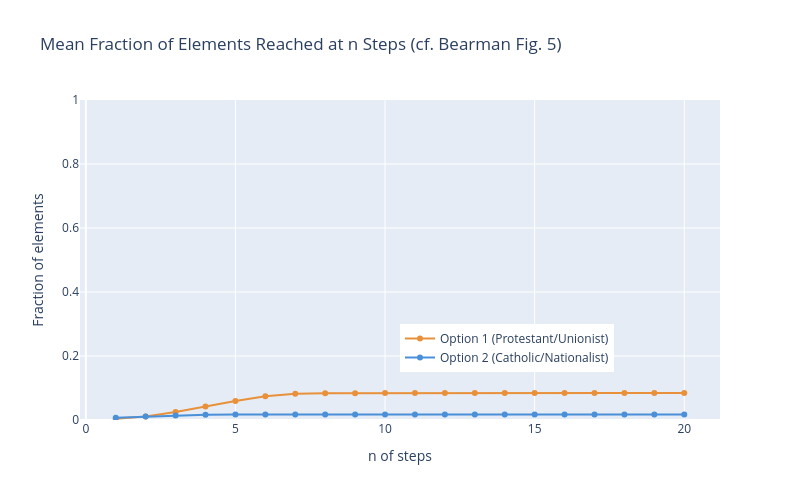

This figure's notebook cell:
### Code cell
# Cell 5: Reachability / Narrative Integration (Bearman Fig. 5)

print("="*70)
print("  ANALYSIS 4: REACHABILITY / NARRATIVE INTEGRATION")
print("="*70)

def compute_reachability_curve(g, max_steps=25):
    n = g.vcount()
    fractions_at_step = np.zeros(max_steps + 1)
    for v in range(n):
        distances = g.shortest_paths(source=v, mode="out")[0]
        for step in range(1, max_steps + 1):
            reachable = sum(1 for d in distances if d <= step and d < float('inf'))
            fractions_at_step[step] += reachable / n
    fractions_at_step /= n
    return fractions_at_step

print("\nComputing reachability curves (may take a moment)...")
max_steps = 20
reach_opt1 = compute_reachability_curve(G_opt1, max_steps)
reach_opt2 = compute_reachability_curve(G_opt2, max_steps)

print(f"\nReachability Summary (cf. Bearman Fig. 5):")
print(f"   Option 1 at {max_steps} steps: {reach_opt1[max_steps]:.3f}")
print(f"   Option 2 at {max_steps} steps: {reach_opt2[max_steps]:.3f}")

steps = list(range(1, max_steps + 1))
fig_reach = go.Figure()
fig_reach.add_trace(go.Scatter(
    x=steps, y=reach_opt1[1:max_steps+1],
    mode='lines+markers', name='Option 1 (Protestant/Unionist)',
    line=dict(color=CORPUS_COLORS['option1'], width=2),
))
fig_reach.add_trace(go.Scatter(
    x=steps, y=reach_opt2[1:max_steps+1],
    mode='lines+markers', name='Option 2 (Catholic/Nationalist)',
    line=dict(color=CORPUS_COLORS['option2'], width=2),
))
fig_reach.update_layout(
    title='Mean Fraction of Elements Reached at n Steps (cf. Bearman Fig. 5)',
    xaxis_title='n of steps', yaxis_title='Fraction of elements',
    width=800, height=500, yaxis=dict(range=[0, 1]),
    legend=dict(x=0.5, y=0.15),
)
fig_reach.show()

### Figure 1 — Plotly figure (JSON) as saved in the notebook; plotly's stock layout.template omitted (floating-point values rounded to 4 significant figures)
{"data": [{"line": {"color": "#E8913A", "width": 2}, "mode": "lines+markers", "name": "Option 1 (Protestant/Unionist)", "type": "scatter", "x": [1, 2, 3, 4, 5, 6, 7, 8, 9, 10, 11, 12, 13, 14, 15, 16, 17, 18, 19, 20], "y": [0.00405, 0.01069, 0.02489, 0.04229, 0.05938, 0.07412, 0.08177, 0.08373, 0.08398, 0.08402, 0.08402, 0.08402, 0.08402, 0.08402, 0.08402, 0.08402, 0.08402, 0.08402, 0.08402, 0.08402]}, {"line": {"color": "#4A90D9", "width": 2}, "mode": "lines+markers", "name": "Option 2 (Catholic/Nationalist)", "type": "scatter", "x": [1, 2, 3, 4, 5, 6, 7, 8, 9, 10, 11, 12, 13, 14, 15, 16, 17, 18, 19, 20], "y": [0.007129, 0.01083, 0.01431, 0.01625, 0.01699, 0.0172, 0.01723, 0.01723, 0.01723, 0.01723, 0.01723, 0.01723, 0.01723, 0.01723, 0.01723, 0.01723, 0.01723, 0.01723, 0.01723, 0.01723]}], "layout": {"height": 500, "legend": {"x": 0.5, "y": 0.15}, "title": {"text": "Mean Fraction of Elements Reached at n Steps (cf. Bearman Fig. 5)"}, "width": 800, "xaxis": {"title": {"text": "n of steps"}}, "yaxis": {"range": [0, 1], "title": {"text": "Fraction of elements"}}}}
